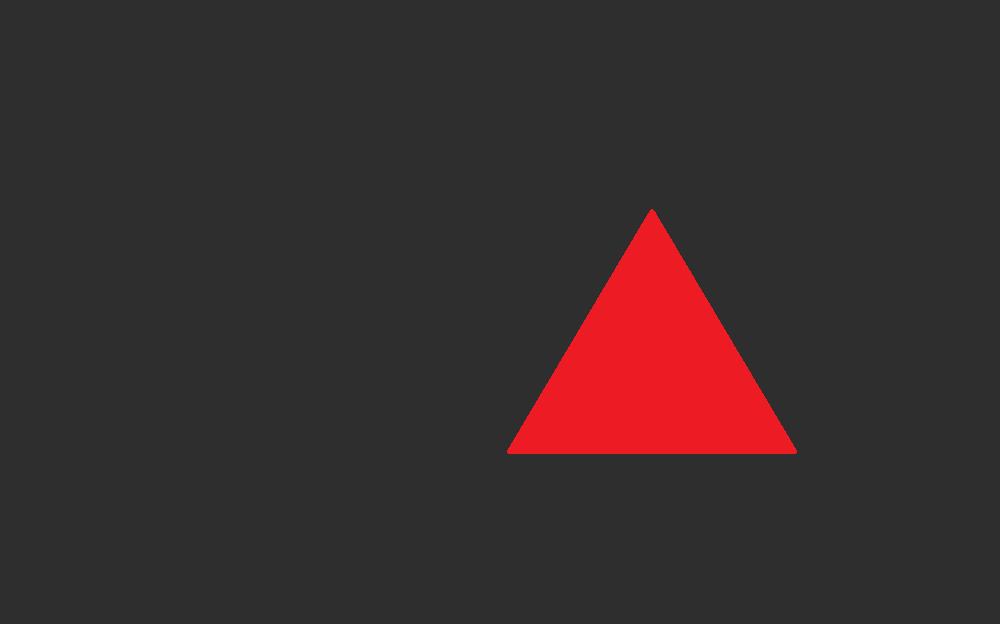
#> input picture 1_threashold.png, 1000 x 624 px
$ python 1_threshold.py
#> lines starting #> are read from the running program, lines starting #| are printed output that depends on the picture; after the words box and inside, x2 and y2 are one past the last pixel; in counts of white or black regions, pixels touching at a corner belong together
import cv2
import numpy as np
import matplotlib.pyplot as plt
from math import log2, ceil

img = cv2.imread("1_threashold.png", cv2.IMREAD_GRAYSCALE)
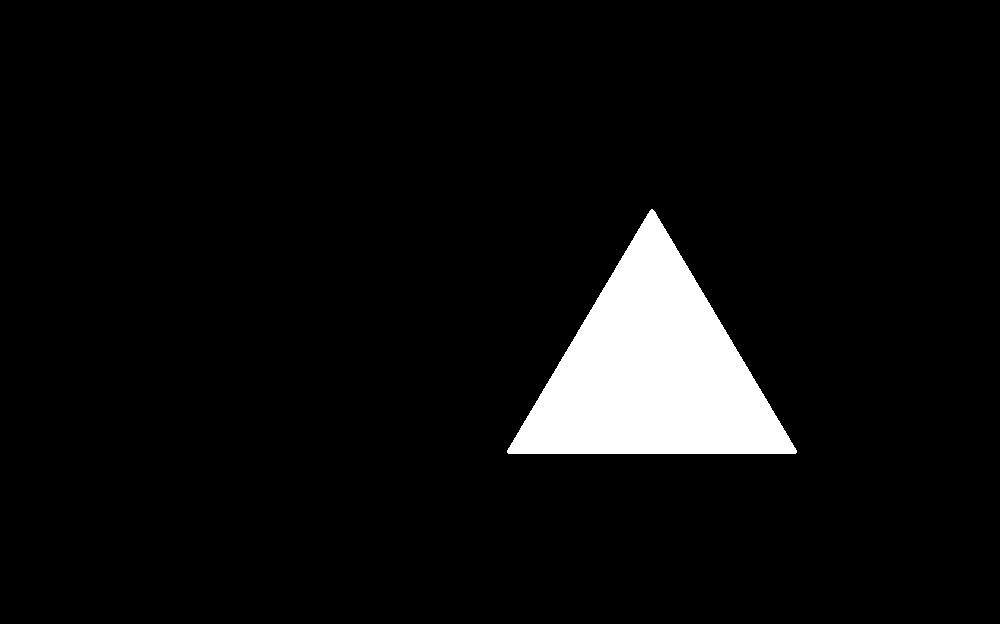
#> img: shape (624, 1000); values 46 (black) and 138 (white), 5.8% white; 1 white region, box (x1, y1, x2, y2) and area: (507, 209, 797, 454) 36319
plt.subplot(1, 2, 1), plt.title("Original")
plt.imshow(img, cmap="gray", vmin=0, vmax=255)

print(img.min(), img.max())
#| 46 138
_max = int(img.max())
k = ceil(log2(_max + 1))
#> k = 8
L = int(2 ** k)
#> L = 256

threashold = 130
for i in range(len(img)):
    for j in range(len(img[0])):

        if(img[i][j] > threashold):
            img[i][j] = L - 1
        else:
            img[i][j] = 0

plt.subplot(1, 2, 2), plt.title("Threshold")
plt.imshow(img, cmap="gray", vmin=0, vmax=255)
plt.show()
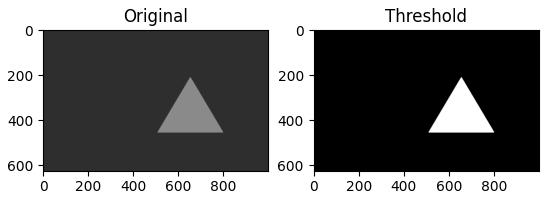
#> figure drawn by matplotlib, 2 panels

$ run again, with 2_clipping.png copied over 1_threashold.png
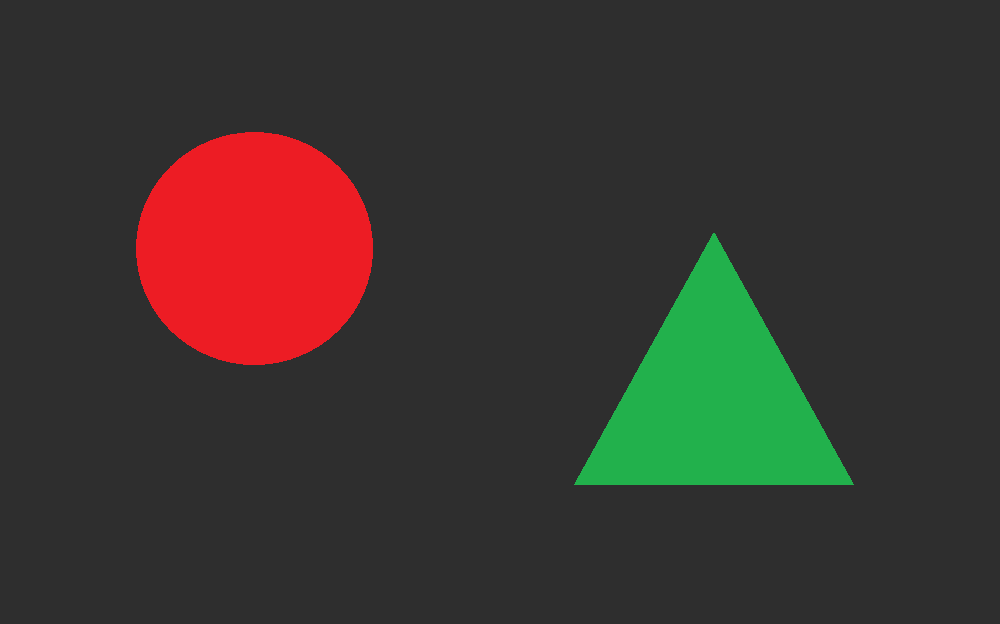
#> input picture 2_clipping.png, 1000 x 624 px
#| 46 142
#> k = 8
#> L = 256
#> after the loop `for i in range(len(img)):`:
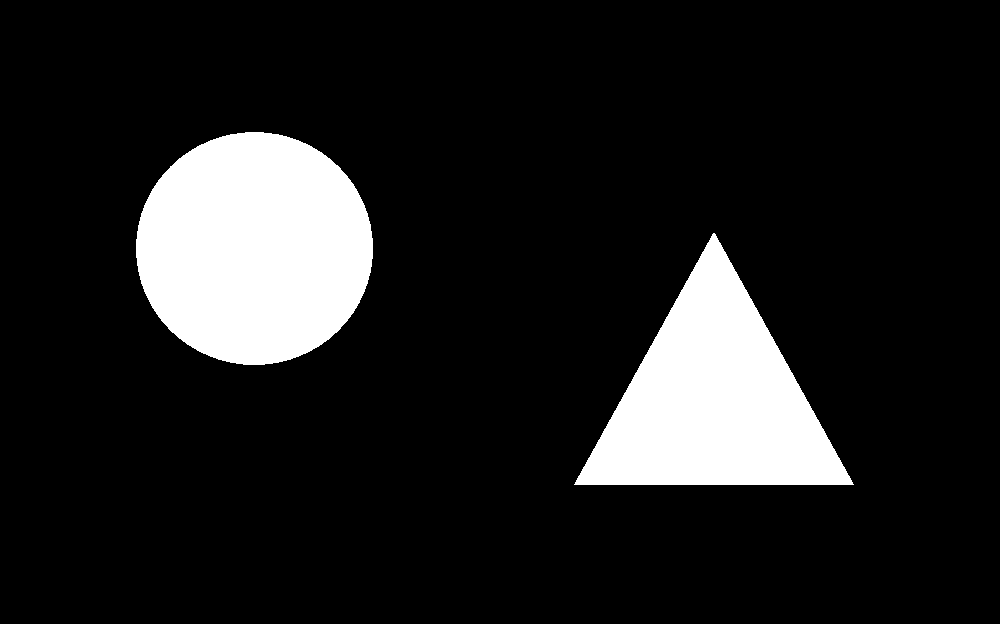
#> img: shape (624, 1000); 12.6% white; 2 white regions, box (x1, y1, x2, y2) and area: (136, 132, 373, 365) 43322, (574, 233, 854, 485) 35522
#> `plt.show()`:
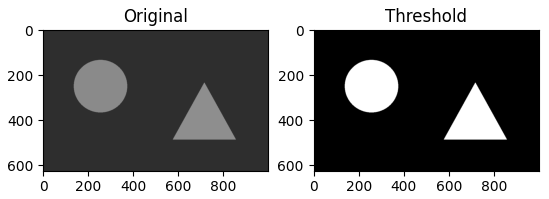
#> figure drawn by matplotlib, 2 panels
